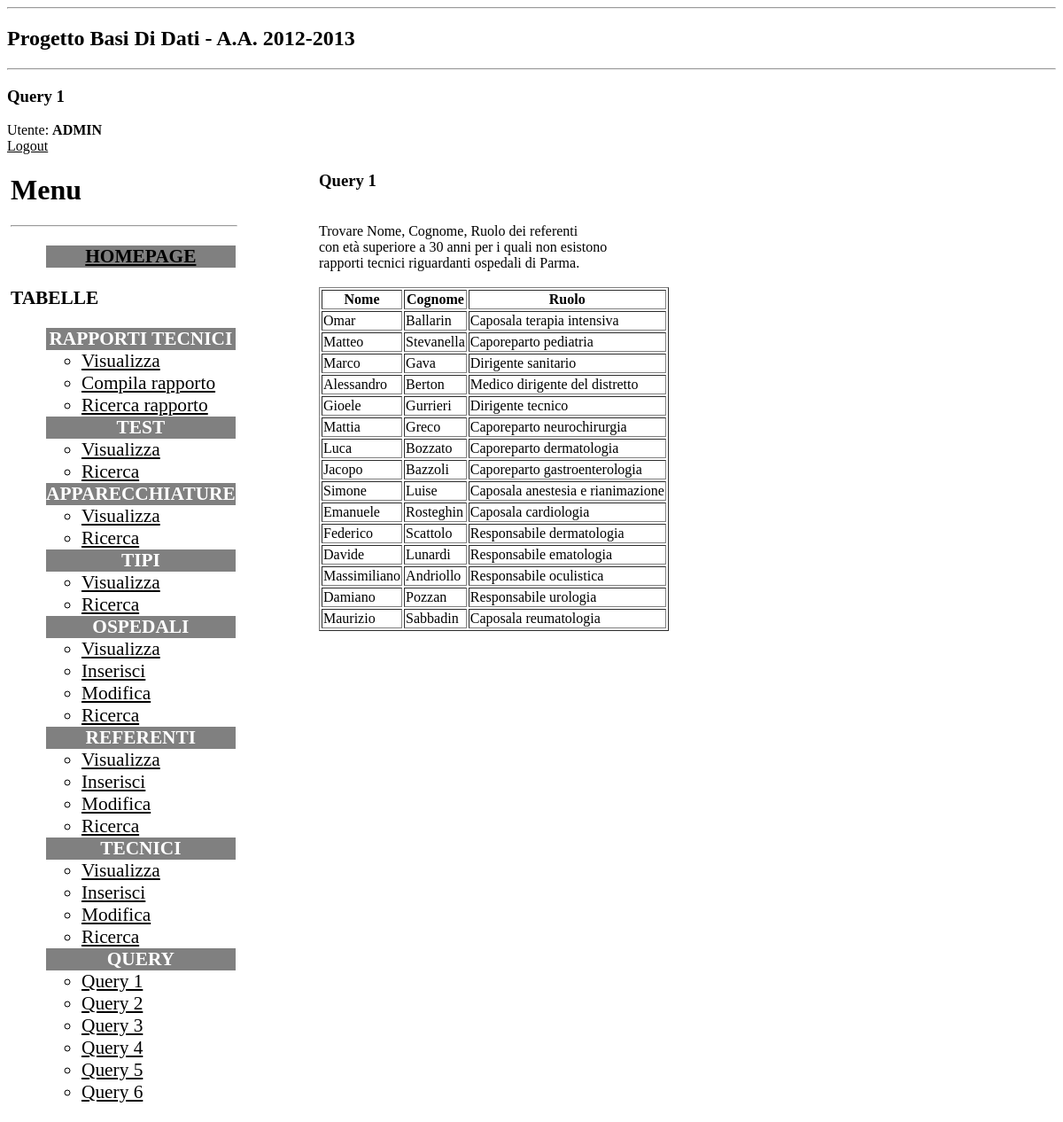
Screenshot of /Php/Query_1.php (signed in) with the database file from the repository.
### tables this page shows
CREATE TABLE IF NOT EXISTS `Referenti` (
  `idPersona` int(11) NOT NULL,
  `Ruolo` varchar(50) DEFAULT NULL,
  PRIMARY KEY (`idPersona`)
);

CREATE TABLE IF NOT EXISTS `Persone` (
  `idPersona` int(11) NOT NULL,
  `Nome` varchar(20) DEFAULT NULL,
  `Cognome` varchar(20) DEFAULT NULL,
  `DataNascita` date DEFAULT NULL,
  `Telefono` varchar(15) DEFAULT NULL,
  PRIMARY KEY (`idPersona`)
);

### Php/library.php (the view, shortened to what this page needs)
<?php
function page_start($title) {
  echo<<<END
<!DOCTYPE html PUBLIC "-//W3C//DTD XHTML 1.0 Strict//EN" "http://www.w3.org/TR/xhtml1/DTD/xhtml1-strict.dtd">
<html xmlns="http://www.w3.org/1999/xhtml"  xml:lang="it" lang="it">
<head>
<link rel="stylesheet" type="text/css" href="style.css">
<script type="text/javascript" src="script.js"></script>
<title>$title</title>
</head>
<body>
<hr />
<h2>$title</h2>
<hr />
END;
};
function menu()
{
$login=authenticate() or
  die("Accesso negato. Effettuare il <a href=\"login.php\">login</a>");;
echo "Utente: <b>" . strtoupper($login) .  "</b>";
echo "<br />";
echo hyperlink("Logout", "logout.php");
echo<<<END
<div style="position:absolute; left:1%; width:auto;">
<h1>Menu</h1>
<hr width=100% align="left">
<ul style="font-size:16pt;">
<li style="color:white;background-color:grey;text-align:center;"><A HREF="home.php"><b>HOMEPAGE</b></A></li>
</ul>
<text style="font-size:16pt;"><B>TABELLE</B></text>
<ul style="font-size:16pt;">
<li style="color:white;background-color:grey;text-align:center;"><b>RAPPORTI TECNICI</b></li>
  <ul>
  <li><a href="view_rapporti.php">Visualizza</a></li>
  <li><a href="select_tipo.php">Compila rapporto</a></li>
  <li><a href="ricercaRapporto.php">Ricerca rapporto</a></li>
  </ul>
<li style="color:white;background-color:grey;text-align:center;"><b>TEST</b></li>
  <ul>
  <li><a href="view_test.php">Visualizza</a></li>
  <li><a href="ricercaTest.php">Ricerca</a></li>
  </ul>
<li style="color:white;background-color:grey;text-align:center;"><b>APPARECCHIATURE</b></li>
  <ul>
  <li><a href="view_apparecchiature.php">Visualizza</a></li>
  <li><a href="ricercaApparecchiatura.php">Ricerca</a></li>
  </ul>
<li style="color:white;background-color:grey;text-align:center;"><b>TIPI</b></li>
  <ul>
  <li><a href="view_tipi.php">Visualizza</a></li>
  <li><a href="ricercaTipo.php">Ricerca</a></li>
  </ul>
<li style="color:white;background-color:grey;text-align:center;"><b>OSPEDALI</b></li>
  <ul>
  <li><a href="view_ospedali.php?request=view">Visualizza</a></li>
  <li><a href="insert_ospedale.php">Inserisci</a></li>
  <li><a href="view_ospedali.php?request=edit">Modifica</a></li>
  <li><a href="ricercaOspedale.php">Ricerca</a></li>
  </ul>
<li style="color:white;background-color:grey;text-align:center;"><b>REFERENTI</b></li>
  <ul>
  <li><a href="view_referenti.php?request=view">Visualizza</a></li>
  <li><a href="insert_referente.php">Inserisci</a></li>
  <li><a href="view_referenti.php?request=edit">Modifica</a></li>
  <li><a href="ricercaReferente.php">Ricerca</a></li>
  </ul>
<li style="color:white;background-color:grey;text-align:center;"><b>TECNICI</b></li>
  <ul>
  <li><a href="view_tecnici.php?request=view">Visualizza</a></li>
  <li><a href="insert_tecnico.php">Inserisci</a></li>
  <li><a href="view_tecnici.php?request=edit">Modifica</a></li>
  <li><a href="ricercaTecnico.php">Ricerca</a></li>
  </ul>
<li style="color:white;background-color:grey;text-align:center;"><b>QUERY</b></li>
  <ul>
  <li><a href="Query_1.php">Query 1</a></li>
  <li><a href="Query_2.php">Query 2</a></li>
  <li><a href="Query_3.php">Query 3</a></li>
  <li><a href="Query_4.php">Query 4</a></li>
  <li><a href="Query_5.php">Query 5</a></li>
  <li><a href="Query_6.php">Query 6</a></li>
  </ul>
</ul>
</div>
END;
}
function start_body()
{
echo<<<END
<div style="position:absolute; right:10%; left:30%; min-width:40%; width:auto;">
END;
}
function end_body()
{
echo<<<END
</div>
END;
}
function page_end() {
  echo "
</body>
</html>";
};
function subtitle($str) {
  echo "<h3>$str</h3>\n";
};
function hyperlink($str, $url) {
  return "<a href=\"$url\">$str</a>";
};
function table_start($row) {
  echo "<table border=\"1\">\n";
  echo "<tr>\n";
  foreach ($row as $field)
    echo "<th>$field</th>\n";
  echo "</tr>\n";
};
function table_row($row) {
  echo "<tr>";
  foreach ($row as $field)
    if ($field)
      echo "<td style='max-width:500px; height:auto;'>$field</td>\n";
    else
      echo "<td>---</td>\n";
  echo "</tr>";
  };
function table_end() {
  echo "</table>\n";
};
function authenticate() {
  $login=$_SESSION['logged'];
  if (! $login) {
    return FALSE;
  } else {
    return $login;
  }
}
?>

### Php/Query_1.php (shortened to what this page needs)
<?php
require("library.php");
page_start("Progetto Basi Di Dati - A.A. 2012-2013");
subtitle("Query 1");
menu();
start_body();
echo "
<B><H3>Query 1</H3></B><br>
";
echo" Trovare Nome, Cognome, Ruolo dei referenti <br>
con età superiore a 30 anni per i quali non esistono <br>
rapporti tecnici riguardanti ospedali di Parma. <br><br>";
$conn=connectDB();
$query="SELECT p.Nome,p.Cognome,r.Ruolo
FROM Persone p NATURAL JOIN Referenti r
WHERE calcoloEta(p.DataNascita)>30 AND
NOT EXISTS (SELECT * FROM Ospedali o JOIN RapportiTecnici rt ON o.idOspedale=rt.idOspedale
WHERE rt.idReferente=p.idPersona AND o.Citta=\"Parma\")";
$result=mysql_query($query, $conn);
$table_head =  array("Nome","Cognome","Ruolo");
table_start($table_head);
while ($row = mysql_fetch_row($result)) {
  table_row($row);
}
table_end();
end_body();
page_end();
?>

### Php/style.css (style rules this page uses)
a { color:black; text-decoration:underline; }

### rows the page displays
referenti: idPersona.Nome "Omar", idPersona.Cognome "Ballarin", Ruolo "Caposala terapia intensiva"
referenti: idPersona.Nome "Matteo", idPersona.Cognome "Stevanella", Ruolo "Caporeparto pediatria"
referenti: idPersona.Nome "Marco", idPersona.Cognome "Gava", Ruolo "Dirigente sanitario"
referenti: idPersona.Nome "Alessandro", idPersona.Cognome "Berton", Ruolo "Medico dirigente del distretto"
referenti: idPersona.Nome "Gioele", idPersona.Cognome "Gurrieri", Ruolo "Dirigente tecnico"
referenti: idPersona.Nome "Mattia", idPersona.Cognome "Greco", Ruolo "Caporeparto neurochirurgia"
referenti: idPersona.Nome "Luca", idPersona.Cognome "Bozzato", Ruolo "Caporeparto dermatologia"
referenti: idPersona.Nome "Jacopo", idPersona.Cognome "Bazzoli", Ruolo "Caporeparto gastroenterologia"
referenti: idPersona.Nome "Simone", idPersona.Cognome "Luise", Ruolo "Caposala anestesia e rianimazione"
referenti: idPersona.Nome "Emanuele", idPersona.Cognome "Rosteghin", Ruolo "Caposala cardiologia"
referenti: idPersona.Nome "Federico", idPersona.Cognome "Scattolo", Ruolo "Responsabile dermatologia"
referenti: idPersona.Nome "Davide", idPersona.Cognome "Lunardi", Ruolo "Responsabile ematologia"
referenti: idPersona.Nome "Massimiliano", idPersona.Cognome "Andriollo", Ruolo "Responsabile oculistica"
referenti: idPersona.Nome "Damiano", idPersona.Cognome "Pozzan", Ruolo "Responsabile urologia"
referenti: idPersona.Nome "Maurizio", idPersona.Cognome "Sabbadin", Ruolo "Caposala reumatologia"

### other values shown
$title "Progetto Basi Di Dati - A.A. 2012-2013"
$str "Query 1"
$login "ADMIN"
$str "Logout"
$field "Nome"
$field "Cognome"
$field "Ruolo"
